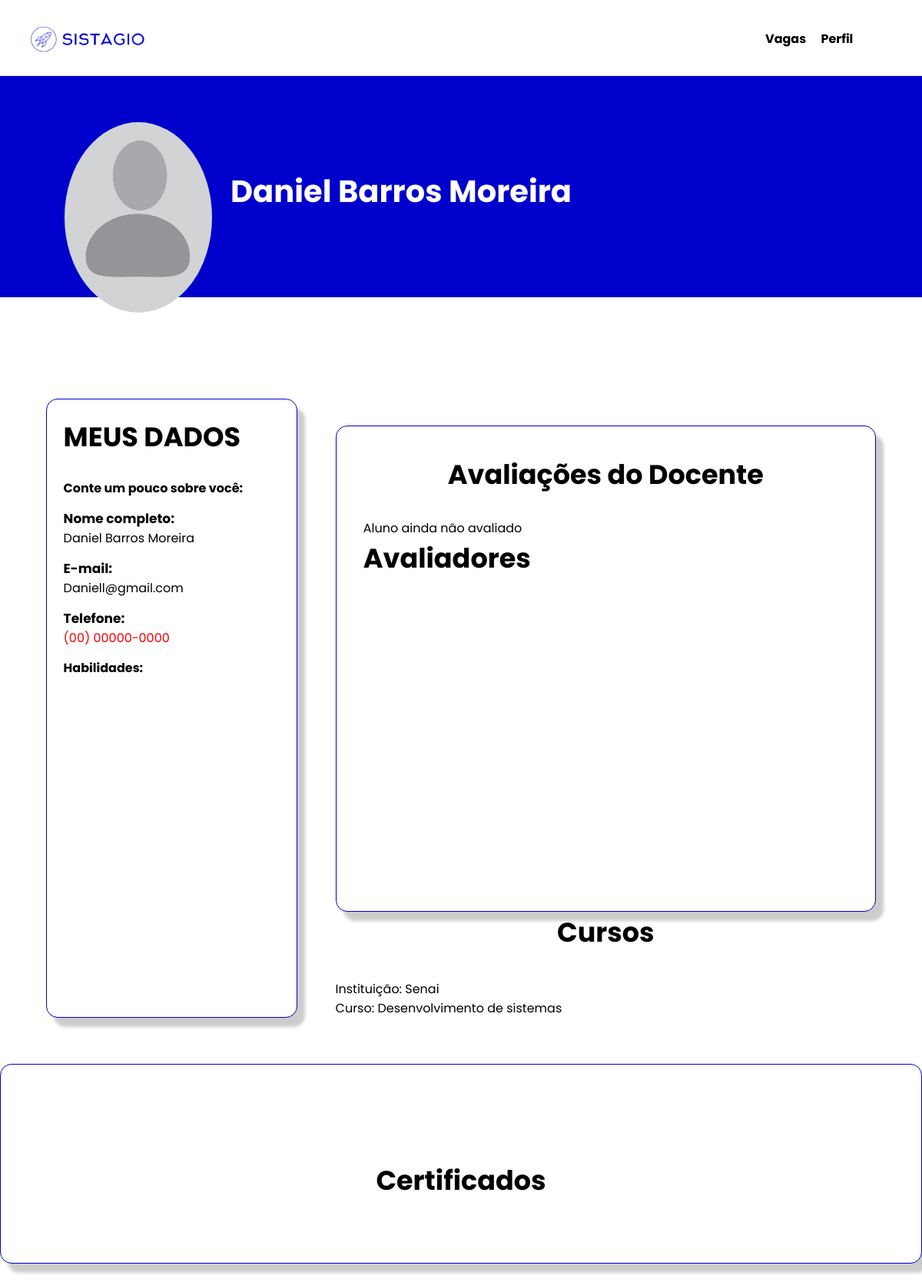
/perfil/detalhe/84/84 (signed in), run on the app's committed database.
### perfil/models.py (models this page shows)
class curso_aluno(models.Model):
    curs_codigo  = models.BigAutoField(primary_key=True)
    curs_insituicao = models.ForeignKey(curso_instituicao, on_delete=models.CASCADE)
    curs_perfil_fk = models.ForeignKey(PerfilUser, on_delete=models.CASCADE)

class curso_instituicao(models.Model):
    curs_codigo  = models.BigAutoField(primary_key=True)
    curs_nome = models.CharField(max_length=45, null=True)
    curs_perfil_fk = models.ForeignKey(PerfilUser, on_delete=models.CASCADE)

class PerfilUser(models.Model):
    per_cod = models.BigAutoField(primary_key=True)
    per_nascimento = models.DateField(null=True,blank=True)
    per_pessoa_fk = models.ForeignKey(User, on_delete=models.CASCADE,verbose_name='Usuario')
    cpf_cnpj = models.CharField(max_length=18, blank=True)
    per_tell = models.CharField(max_length=14, blank=True)
    tipo = models.CharField(max_length=1, blank=True)
    per_foto = models.FileField(upload_to='fotos_usuario/%Y/%m/', null=True, blank=True)
    per_detalhe = models.TextField( blank=True )
    per_habilidade = models.TextField( blank=True)

### perfil/views.py (the view, shortened to what this page needs)
# urls.py: path('detalhe/<int:per_cod>/<int:curs_codigo>', views.perfilDetalheAluno.as_view(), name='detalhe'),
class perfilDetalheAluno(View):
    templates_name = 'perfil/perfil_detalhe.html'
    def setup(self, *args, **kwargs):
        super().setup(*args, **kwargs)
        self.perfil = models.PerfilUser.objects.filter(
            per_pessoa_fk=self.request.user
        ).first()
        primary_key = self.kwargs.get('per_cod')
        self.user_filter = User.objects.filter(id=int(primary_key)).first()
        self.perfil_filter = models.PerfilUser.objects.filter(per_pessoa_fk=self.user_filter).first()
        self.curso_aluno = models.curso_aluno.objects.filter(curs_perfil_fk=self.perfil_filter)
        self.contexto = {
            'perfil': self.perfil_filter,
            'perfil_visitante': self.perfil,
            'usuario': self.user_filter,
            'curso_aluno_vinculado': self.curso_aluno,
            'cursos_vinculados': models.curso_instituicao.objects.filter(curs_perfil_fk=self.perfil_filter),
            'certificados':models.Certificados.objects.filter(cert_pessoa_fk=self.perfil_filter)
        }
        if self.perfil.tipo == 'D':
            curso_codigo = self.kwargs.get('curs_codigo')
            self.docente_perfil = models.Docente.objects.filter(doce_perfil_pk=self.perfil).first()
            self.curso_selecionado = models.curso_aluno.objects.filter(
                curs_codigo=int(curso_codigo)).first()
            print(self.curso_selecionado.curs_codigo)
            verificacao_avaliado = models.Aluno_avaliado.objects.filter(
                alu_docente_fk=self.docente_perfil, alu_perfil_fk=self.perfil_filter
                ,alu_curso_aluno_fk=self.curso_selecionado).exists()
            self.contexto['perguntas'] = models.Perguntas.objects.all()
            self.contexto['verificao'] = verificacao_avaliado
        else:
            avaliacao_verificado = models.Aluno_avaliado.objects.filter(
                alu_perfil_fk=self.perfil_filter)
            avaliacao = models.Avaliacao.objects.filter(ava_perfil_fk=self.perfil_filter)
            self.contexto['avaliacao_verificado'] = models.Aluno_avaliado.objects.filter(
                alu_perfil_fk=self.perfil_filter)
            verificacao = models.Aluno_avaliado.objects.filter(alu_perfil_fk=self.perfil_filter).exists()
            print(verificacao)
            if verificacao:
                self.contexto['lista_pergunta_media'] = media_aluno(avaliacao_verificado, avaliacao)
        self.page = render(self.request, self.templates_name, self.contexto)
    def get(self, *args, **kwargs):
        return self.page

### perfil/templates/perfil/perfil_detalhe.html (shortened to what this page needs)
{% extends 'base.html' %}
{% load static %}
{% block style %}<link rel="stylesheet" href="{% static 'perfil.css'%}">{% endblock %}
{% block conteudo %}
{% include 'parcias/_header.html' %}
 <main class="main">
        <div class="container-inicio">
            <div class="foto-perfi">
                {% if not perfil.per_foto %}
                 <img src="/static/imagens/perfil-sem-foto.png" alt="" class="img-perfil">
                {%endif%}
            </div>
            <div class="titulo">
                <h3 class="text-titulo">{{usuario.first_name}}</h3>
            </div>
        </div>
        <div class="container-meio">
            <div class="container-sobre" >
                <div class="form-dados-sobre" id="form-dados-banco">
                    <div class="titulo-sobre">
                        <h3 class="title-meio-h3">MEUS DADOS</h3>
                    </div>
                    <div class="descricao">
                        <h4 class="text-descricao">Conte um pouco sobre você:</h4>
                    </div>
                    <div class="dados-pessoais">
                        <label for="" class="text-dados">Nome completo:</label>
                        <p>{{usuario.first_name}}</p>
                    </div>
                    <div class="dados-pessoais">
                        <label for="" class="text-dados">E-mail:</label>
                        <p>{{usuario.email}}</p>
                    </div>
                    <div class="dados-pessoais">
                        <label for="" class="text-dados ">Telefone:</label>
                        <p class="{% if not perfilPessoa.per_tell%}null-tell{%endif%}">{% if not perfil.per_tell%}(00) 00000-0000{%endif%}
                        </p>
                    </div>
                      {% if perfil.tipo == 'A' %}
                    <div class="descricao">
                        <h4 class="text-descricao">Habilidades:</h4>
                    </div>
                    {%endif%}
                </div>
            </div>
            <div class="box-vagas">
                <div class="container-avaliacao">
                    <h4 class="title-meio-h3">Avaliações do Docente</h4>
                    <div class="rating">
                        {% if perfil_visitante.tipo != 'D' %}
                            {% if not avaliacao_verificado%} <p>Aluno ainda não avaliado</p>{%endif%}
                             <h4 class="title-meio-h3">Avaliadores</h4>
                        {%endif%}
                    </div>
                </div>
                 <h4 class="title-meio-h3">Cursos</h4>
                {% for curso in  curso_aluno_vinculado%}
                    <p>Instituição: {{curso.curs_insituicao.curs_perfil_fk.per_pessoa_fk.first_name}}</p>
                    <p>Curso: {{curso.curs_insituicao.curs_nome}}</p>
                {%endfor%}
            </div>
        </div>
        <div class="container-certificados">
            <div class="titulo-certificados"></div>
                <h3 class="title-meio-h3">Certificados</h3>
{%endblock%}

### templates/static/perfil.css (style rules this page uses)
* { margin: 0; font-family: 'Poppins', sans-serif; }
body { height: 100%; }
.container-inicio { background-color: #0000CD; color: white; display: flex; margin-bottom: 6%; height: 36vh; }
.foto-perfi { height: 39vh; width: 20%; margin-top: 5%; margin-left: 5%; display: flex; flex-wrap: wrap; justify-content: center; }
.titulo { margin-top: 10%; }
.text-titulo { font-size: 40px; }
.img-perfil { border-radius: 50%; width: 80%; height: 31vh; }
.container-meio { padding: 5% 5% 0 5%; display: flex; gap: 50px; }
.container-sobre { background-color: white; border-radius: 15px; border: solid 1px #0000CD; box-shadow: 10px 12px 4px 0px rgb(0 0 0 / 20%); width: 40%; padding: 2%; }
.titulo-sobre { display: flex; gap:7%; }
.title-meio-h3 { font-size: 35px; font-weight: bold; text-align: center; margin-bottom: 5%; }
.descricao { margin-top: 5%; }
.dados-pessoais { display: block; margin-top: 5%; }
.text-dados { font-size: 17px; font-weight: bold; }
.box-vagas { width: 100%; }
.container-avaliacao { background-color: white; border-radius: 15px; border: solid 1px #0000CD; box-shadow: 10px 12px 4px 0px rgb(0 0 0 / 20%); overflow-x: scroll; height: 70vh; margin-top: 5%; padding: 5%; }
.container-certificados { border-radius: 15px; border: solid 1px #0000CD; box-shadow: 10px 12px 4px 0px rgb(0 0 0 / 20%); background-color:white; padding: 2%; margin: 5% 0% 2% 0% ; }
.titulo-certificados { padding: 50px; }
.null-tell { color:red; }
.rating { display: inline-block; }

### data on the page
curso_aluno: curs_insituicao.curs_perfil_fk.per_pessoa_fk.first_name "Senai", curs_insituicao.curs_nome "Desenvolvimento de sistemas"

### other printed values
{{ usuario.first_name }} "Daniel Barros Moreira"
{{ usuario.email }} "Daniell@gmail.com"
